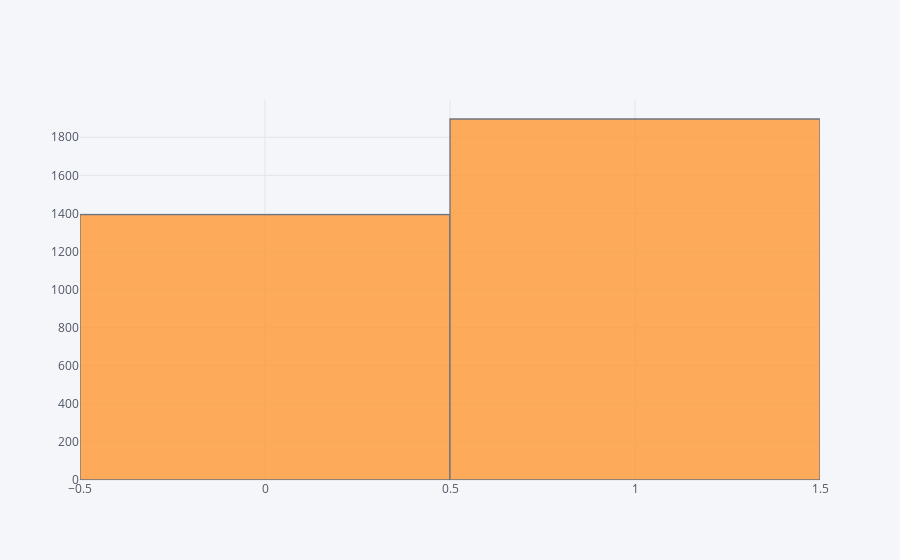

The notebook cell this image was saved under:
### Code cell
pd.DataFrame(y_train).iplot(kind='histogram')

### Figure 1 — Plotly figure (JSON) as saved in the notebook; plotly's stock layout.template omitted (floating-point values rounded to 4 significant figures; data arrays with more than 128 entries replaced by an {"elided": "..."} marker saying what was removed)
{"data": [{"histfunc": "count", "histnorm": "", "marker": {"color": "rgba(255, 153, 51, 1.0)", "line": {"color": "#4D5663", "width": 1.3}}, "name": "0", "opacity": 0.8, "orientation": "v", "type": "histogram", "uid": "a85636ef-3c9b-4b51-8b9b-63af943a147f", "x": {"elided": "3290 int values"}}], "layout": {"barmode": "overlay", "legend": {"bgcolor": "#F5F6F9", "font": {"color": "#4D5663"}}, "paper_bgcolor": "#F5F6F9", "plot_bgcolor": "#F5F6F9", "title": {"font": {"color": "#4D5663"}}, "xaxis": {"gridcolor": "#E1E5ED", "showgrid": true, "tickfont": {"color": "#4D5663"}, "title": {"font": {"color": "#4D5663"}, "text": ""}, "zerolinecolor": "#E1E5ED"}, "yaxis": {"gridcolor": "#E1E5ED", "showgrid": true, "tickfont": {"color": "#4D5663"}, "title": {"font": {"color": "#4D5663"}, "text": ""}, "zerolinecolor": "#E1E5ED"}}}
